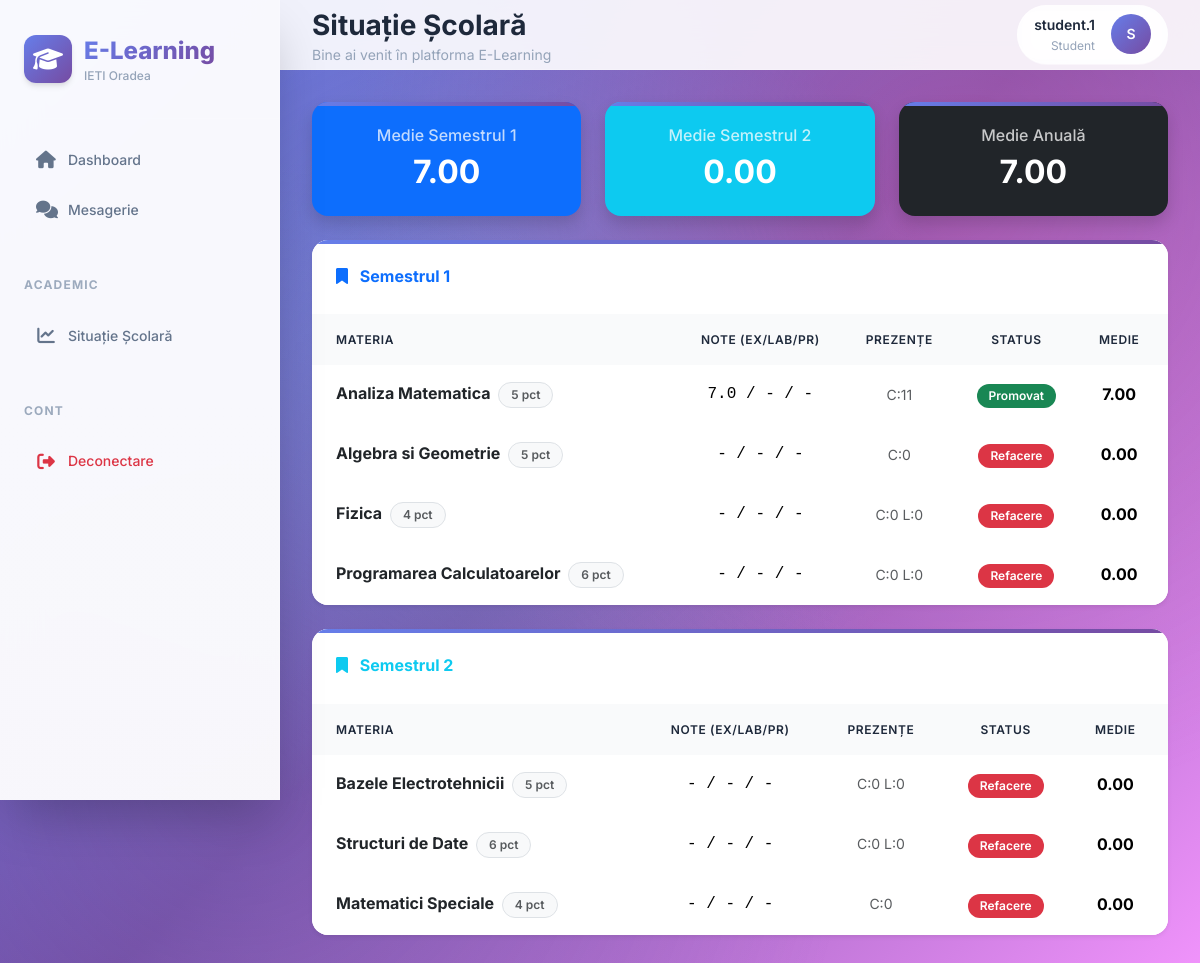
The app's page /raport/student/1 (signed in) with its own data.
### models.py (models this page shows, shortened)
class User(UserMixin, db.Model):
    id = db.Column(db.Integer, primary_key=True)
    username = db.Column(db.String(150), unique=True, nullable=False)
    email = db.Column(db.String(150), unique=True, nullable=False)
    password = db.Column(db.String(150), nullable=False)
    role = db.Column(db.String(20), nullable=False, default='student')
    is_approved = db.Column(db.Boolean, default=False)
    reset_token = db.Column(db.String(100), nullable=True)
    reset_token_expiry = db.Column(db.DateTime, nullable=True)
    student_profile = db.relationship('Student', backref='user_account', uselist=False, cascade="all, delete-orphan")
    profesor_profile = db.relationship('Profesor', backref='user_account', uselist=False, cascade="all, delete-orphan")

class Disciplina(db.Model):
    id_disciplina = db.Column(db.Integer, primary_key=True)
    nume_disciplina = db.Column(db.String(100), nullable=False)
    credite = db.Column(db.Integer, nullable=False)
    an_studiu = db.Column(db.Integer, nullable=False)
    specializare = db.Column(db.String(50), nullable=False)
    semestru = db.Column(db.Integer, nullable=False)
    has_laborator = db.Column(db.Boolean, default=False)
    has_seminar = db.Column(db.Boolean, default=False)
    has_proiect = db.Column(db.Boolean, default=False)
    id_titular = db.Column(db.Integer, db.ForeignKey('profesor.id_profesor'), nullable=True)
    id_laborant = db.Column(db.Integer, db.ForeignKey('profesor.id_profesor'), nullable=True)
    id_seminarist = db.Column(db.Integer, db.ForeignKey('profesor.id_profesor'), nullable=True)
    id_proiectant = db.Column(db.Integer, db.ForeignKey('profesor.id_profesor'), nullable=True)
    pondere_examen = db.Column(db.Integer, default=60)
    pondere_laborator = db.Column(db.Integer, default=40)
    pondere_proiect = db.Column(db.Integer, default=0)
    min_prez_curs = db.Column(db.Integer, default=50)
    min_prez_laborator = db.Column(db.Integer, default=100)
    min_prez_seminar = db.Column(db.Integer, default=100)
    min_prez_proiect = db.Column(db.Integer, default=100)
    note = db.relationship('Notare', backref='disciplina', lazy=True)
    inscrieri = db.relationship('Inscriere', backref='disciplina', lazy=True, cascade="all, delete-orphan")
    prezente = db.relationship('Prezenta', backref='disciplina', lazy=True, cascade="all, delete-orphan")
    def calculeaza_nota_finala(self, nota_examen, nota_laborator, nota_proiect):
        total_pondere = self.pondere_examen + self.pondere_laborator + self.pondere_proiect
        if total_pondere == 0:
            return 0
        nota_finala = (
            (nota_examen or 0) * self.pondere_examen +
            (nota_laborator or 0) * self.pondere_laborator +
            (nota_proiect or 0) * self.pondere_proiect
        ) / total_pondere
        return nota_finala

class Notare(db.Model):
    id_notare = db.Column(db.Integer, primary_key=True)
    id_student = db.Column(db.Integer, db.ForeignKey('student.id_student'), nullable=False)
    id_disciplina = db.Column(db.Integer, db.ForeignKey('disciplina.id_disciplina'), nullable=False)
    tip_activitate = db.Column(db.String(20), nullable=False)
    nota = db.Column(db.Float, nullable=False)
    data_notare = db.Column(db.Date, nullable=False, default=date.today)

### academic_routes.py (the view)
@academic_bp.route('/raport/student/<int:student_id>')
@login_required
def raport_student_general(student_id):
    s = Student.query.get_or_404(student_id)
    inscrieri = Inscriere.query.filter_by(id_student=s.id_student).all()
    situatie_sem1 = []
    situatie_sem2 = []
    note_sem1 = []
    note_sem2 = []
    for ins in inscrieri:
        m = ins.disciplina
        n_exam = Notare.query.filter_by(
            id_student=s.id_student,
            id_disciplina=m.id_disciplina,
            tip_activitate='Examen'
        ).first()
        n_lab = Notare.query.filter_by(
            id_student=s.id_student,
            id_disciplina=m.id_disciplina,
            tip_activitate='Laborator'
        ).first()
        n_pro = Notare.query.filter_by(
            id_student=s.id_student,
            id_disciplina=m.id_disciplina,
            tip_activitate='Proiect'
        ).first()
        nota_ex = n_exam.nota if n_exam else 0
        nota_lab = n_lab.nota if n_lab else 0
        nota_pro = n_pro.nota if n_pro else 0
        media = m.calculeaza_nota_finala(nota_ex, nota_lab, nota_pro)
        p_cur = Prezenta.query.filter_by(
            id_student=s.id_student,
            id_disciplina=m.id_disciplina,
            tip_activitate='curs'
        ).count()
        p_lab = Prezenta.query.filter_by(
            id_student=s.id_student,
            id_disciplina=m.id_disciplina,
            tip_activitate='laborator'
        ).count()
        status = "Promovat"
        if (p_cur/14)*100 < m.min_prez_curs:
            status = "Refacere"
            media = 0
        elif m.has_laborator and (p_lab/14)*100 < m.min_prez_laborator:
            status = "Refacere"
            media = 0
        elif media < 5:
            status = "Nepromovat"
        if media > 0:
            if m.semestru == 1:
                note_sem1.append(media)
            else:
                note_sem2.append(media)
        item = {
            'nume': m.nume_disciplina,
            'credite': m.credite,
            'nota_exam': nota_ex or '-',
            'nota_lab': nota_lab or '-',
            'nota_pro': nota_pro or '-',
            'medie_finala': f"{media:.2f}" if media else '0.00',
            'status': status,
            'clasa_status': 'text-danger' if status != 'Promovat' else 'text-success',
            'prezente_detalii': f"C:{p_cur}" + (f" L:{p_lab}" if m.has_laborator else "")
        }
        if m.semestru == 1:
            situatie_sem1.append(item)
        else:
            situatie_sem2.append(item)
    avg1 = sum(note_sem1)/len(note_sem1) if note_sem1 else 0
    avg2 = sum(note_sem2)/len(note_sem2) if note_sem2 else 0
    avg_an = (avg1+avg2)/2 if avg1 and avg2 else (avg1 or avg2)
    return render_template('raport_student.html',
                         student=s,
                         sem1=situatie_sem1,
                         sem2=situatie_sem2,
                         avg1=f"{avg1:.2f}",
                         avg2=f"{avg2:.2f}",
                         avg_an=f"{avg_an:.2f}")

### app.py (called while the page is built)
@login_manager.user_loader
def load_user(user_id):
    return User.query.get(int(user_id))

@app.before_request
def before_request():
    if current_user.is_authenticated and request.endpoint not in ['auth.login', 'auth.register', 'static']:
        pass  # Utilizatorul este autentificat, permite accesul
    elif request.endpoint not in ['auth.login', 'auth.register', 'auth.forgot_password', 'auth.reset_password', 'setup_admin', 'static'] and not current_user.is_authenticated:
        return redirect(url_for('auth.login'))

@app.after_request
def after_request(response):
    if current_user.is_authenticated and request.endpoint not in ['static']:
        response.headers['Cache-Control'] = 'no-cache, no-store, must-revalidate'
        response.headers['Pragma'] = 'no-cache'
        response.headers['Expires'] = '0'
    return response

### templates/raport_student.html
{% extends "base.html" %}
{% block page_title %}Situație Școlară{% endblock %}
{% block content %}
<div class="row g-4 mb-4">
    <div class="col-md-4">
        <div class="card bg-primary text-white h-100 border-0 shadow">
            <div class="card-body text-center">
                <h6 class="opacity-75">Medie Semestrul 1</h6>
                <h2 class="fw-bold mb-0">{{ avg1 }}</h2>
            </div>
        </div>
    </div>
    <div class="col-md-4">
        <div class="card bg-info text-white h-100 border-0 shadow">
            <div class="card-body text-center">
                <h6 class="opacity-75">Medie Semestrul 2</h6>
                <h2 class="fw-bold mb-0">{{ avg2 }}</h2>
            </div>
        </div>
    </div>
    <div class="col-md-4">
        <div class="card bg-dark text-white h-100 border-0 shadow">
            <div class="card-body text-center">
                <h6 class="opacity-75">Medie Anuală</h6>
                <h2 class="fw-bold mb-0">{{ avg_an }}</h2>
            </div>
        </div>
    </div>
</div>
<div class="card border-0 shadow-sm mb-4">
    <div class="card-header bg-white fw-bold text-primary">
        <i class="fas fa-bookmark me-2"></i> Semestrul 1
    </div>
    <div class="card-body p-0">
        <div class="table-responsive">
            <table class="table table-hover align-middle mb-0">
                <thead class="bg-light">
                    <tr>
                        <th class="ps-4">Materia</th>
                        <th class="text-center">Note (Ex/Lab/Pr)</th>
                        <th class="text-center">Prezențe</th>
                        <th class="text-center">Status</th>
                        <th class="text-center pe-4">Medie</th>
                    </tr>
                </thead>
                <tbody>
                    {% for s in sem1 %}
                    <tr>
                        <td class="ps-4 fw-bold text-dark">{{ s.nume }} <span class="badge bg-light text-muted border ms-1">{{ s.credite }} pct</span></td>
                        <td class="text-center font-monospace">{{ s.nota_exam }} / {{ s.nota_lab }} / {{ s.nota_pro }}</td>
                        <td class="text-center small text-muted">{{ s.prezente_detalii }}</td>
                        <td class="text-center">
                            <span class="badge {{ 'bg-success' if 'Promovat' in s.status else 'bg-danger' }} rounded-pill">
                                {{ s.status }}
                            </span>
                        </td>
                        <td class="text-center fw-bold pe-4">{{ s.medie_finala }}</td>
                    </tr>
                    {% else %}
                    <tr><td colspan="5" class="text-center p-3 text-muted">Fără materii înregistrate pe Semestrul 1.</td></tr>
                    {% endfor %}
                </tbody>
            </table>
        </div>
    </div>
</div>
<div class="card border-0 shadow-sm">
    <div class="card-header bg-white fw-bold text-info">
        <i class="fas fa-bookmark me-2"></i> Semestrul 2
    </div>
    <div class="card-body p-0">
        <div class="table-responsive">
            <table class="table table-hover align-middle mb-0">
                <thead class="bg-light">
                    <tr>
                        <th class="ps-4">Materia</th>
                        <th class="text-center">Note (Ex/Lab/Pr)</th>
                        <th class="text-center">Prezențe</th>
                        <th class="text-center">Status</th>
                        <th class="text-center pe-4">Medie</th>
                    </tr>
                </thead>
                <tbody>
                    {% for s in sem2 %}
                    <tr>
                        <td class="ps-4 fw-bold text-dark">{{ s.nume }} <span class="badge bg-light text-muted border ms-1">{{ s.credite }} pct</span></td>
                        <td class="text-center font-monospace">{{ s.nota_exam }} / {{ s.nota_lab }} / {{ s.nota_pro }}</td>
                        <td class="text-center small text-muted">{{ s.prezente_detalii }}</td>
                        <td class="text-center">
                            <span class="badge {{ 'bg-success' if 'Promovat' in s.status else 'bg-danger' }} rounded-pill">
                                {{ s.status }}
                            </span>
                        </td>
                        <td class="text-center fw-bold pe-4">{{ s.medie_finala }}</td>
                    </tr>
                    {% else %}
                    <tr><td colspan="5" class="text-center p-3 text-muted">Fără materii înregistrate pe Semestrul 2.</td></tr>
                    {% endfor %}
                </tbody>
            </table>
        </div>
    </div>
</div>
{% endblock %}

### templates/base.html (shortened to what this page needs)
<!doctype html>
<html lang="ro">
<head>
    <link href="https://cdn.jsdelivr.net/npm/bootstrap@5.3.2/dist/css/bootstrap.min.css" rel="stylesheet">
    <link rel="stylesheet" href="https://cdnjs.cloudflare.com/ajax/libs/font-awesome/6.5.0/css/all.min.css">
    <link rel="stylesheet" href="https://cdn.jsdelivr.net/npm/animate.css@4.1.1/animate.min.css">
</head>
<body>
{% if current_user.is_authenticated %}
<nav class="sidebar">
    <div class="brand">
        <div class="brand-content">
            <div class="brand-icon">
                <i class="fas fa-graduation-cap"></i>
            </div>
            <div>
                <div class="brand-text">E-Learning</div>
                <div class="brand-subtitle">IETI Oradea</div>
            </div>
        </div>
    </div>
    <div class="nav-section">
        <a href="{{ url_for('index') }}" class="nav-link {{ 'active' if request.endpoint == 'index' else '' }}">
            <i class="fas fa-home"></i> Dashboard
        </a>
        <a href="{{ url_for('chat.chat_home') }}" class="nav-link {{ 'active' if 'chat' in request.endpoint else '' }}">
            <i class="fas fa-comments"></i> Mesagerie
        </a>
    </div>
    {% if current_user.role == 'student' %}
    <div class="nav-section">
        <div class="nav-title">Academic</div>
        <a href="{{ url_for('academic.raport_student_general', student_id=current_user.student_profile.id_student) }}" class="nav-link">
            <i class="fas fa-chart-line"></i> Situație Școlară
        </a>
    </div>
    {% endif %}
    <div class="nav-section mt-auto">
        <div class="nav-title">Cont</div>
        <a href="{{ url_for('auth.logout') }}" class="nav-link text-danger">
            <i class="fas fa-sign-out-alt"></i> Deconectare
        </a>
    </div>
</nav>
{% endif %}
<main class="{{ 'main-content' if current_user.is_authenticated else '' }}">
    {% if current_user.is_authenticated and request.endpoint not in ['auth.login', 'auth.register'] %}
    <div class="header">
        <div>
            <div class="header-title">
                {% block page_title %}Dashboard{% endblock %}
            </div>
            <div class="header-subtitle">
                {% block page_subtitle %}Bine ai venit în platforma E-Learning{% endblock %}
            </div>
        </div>
        <div class="user-profile">
            <div class="user-info">
                <div class="user-name">{{ current_user.username }}</div>
                <div class="user-role">{{ current_user.role|capitalize }}</div>
            </div>
            <div class="user-avatar">
                {{ current_user.username[0]|upper }}
            </div>
        </div>
    </div>
    {% endif %}
    <div class="content">
        {% block content %}{% endblock %}
    </div>
</main>
</body>
</html>

### records on screen
User: username "student.1", role "Student", username "S"
Disciplina: nume "Analiza Matematica"
Notare: nota_exam "7.0"
Disciplina: nume "Algebra si Geometrie", credite "5", nota_exam "-", nota_lab "-", nota_pro "-", prezente_detalii "C:0", status "Refacere", medie_finala "0.00"
Disciplina: nume "Fizica", credite "4", nota_exam "-", nota_lab "-", nota_pro "-", prezente_detalii "C:0 L:0", status "Refacere", medie_finala "0.00"
Disciplina: nume "Programarea Calculatoarelor", credite "6", nota_exam "-", nota_lab "-", nota_pro "-", prezente_detalii "C:0 L:0", status "Refacere", medie_finala "0.00"
Disciplina: nume "Bazele Electrotehnicii", credite "5", nota_exam "-", nota_lab "-", nota_pro "-", prezente_detalii "C:0 L:0", status "Refacere", medie_finala "0.00"
Disciplina: nume "Structuri de Date", credite "6", nota_exam "-", nota_lab "-", nota_pro "-", prezente_detalii "C:0 L:0", status "Refacere", medie_finala "0.00"
Disciplina: nume "Matematici Speciale", credite "4", nota_exam "-", nota_lab "-", nota_pro "-", prezente_detalii "C:0", status "Refacere", medie_finala "0.00"

### other values on screen
{{ avg1 }} "7.00"
{{ avg2 }} "0.00"
{{ avg_an }} "7.00"
{{ s.credite }} "5"
{{ s.nota_lab }} "-"
{{ s.nota_pro }} "-"
{{ s.prezente_detalii }} "C:11"
{{ s.status }} "Promovat"
{{ s.medie_finala }} "7.00"
